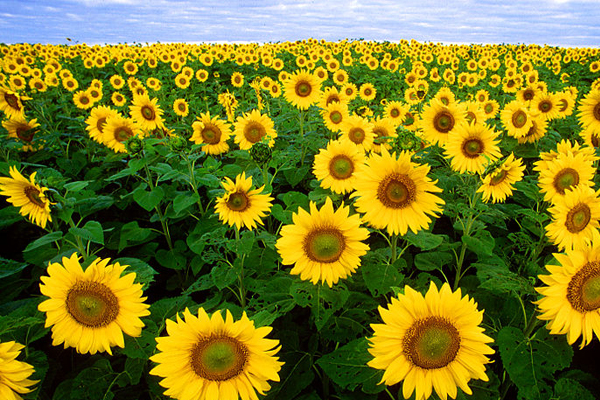
#> input picture 110-1 多媒體資訊/考古/作業/HW2_Vcolor/sflower.jpg, 600 x 400 px
$ python HW02.py   (older library calls are emulated)
#> lines starting #> are read from the running program, lines starting #| are printed output that depends on the picture
# -*- coding: utf-8 -*-
"""
Created on Mon Dec 23 14:31:30 2019

@author: user
"""
from scipy.ndimage.filters import convolve

# tqdm并非必需，但能为提供很美观的进度条，方便我们查看进度

import numpy as np
import cv2
from PIL import Image
from scipy.misc import imread

def calc_energy(img1):
    filter_du = np.array([
       [1.0, 2.0, 1.0],
		[0.0, 0.0, 0.0],
		[-1.0, -2.0, -1.0],
    ])
    # 这会将它从2D滤波转换为3D滤波器
    # 为每个通道：R，G，B复制相同的滤波器
    filter_du = np.stack([filter_du] * 3, axis=2)

    filter_dv = np.array([
        [1.0, 0.0, -1.0],
		[2.0, 0.0, -2.0],
		[1.0, 0.0, -1.0],
    ])
    # 这会将它从2D滤波转换为3D滤波器
    # 为每个通道：R，G，B复制相同的滤波器
    filter_dv = np.stack([filter_dv] *3, axis=2)

    img1 = img1.astype('float32')
    convolved = np.absolute(convolve(img1, filter_du)) + np.absolute(convolve(img1, filter_dv))

    # 我们将红，绿，蓝通道中的能量相加
    energy_map = convolved.sum(axis=2)
    return energy_map


img = cv2.imread('sflower.jpg')
#> img is the input picture: shape (400, 600, 3); mean B, G, R 36.6, 123.3, 124.4
# 根据jpg生成raw
img.tofile('sflower.raw')

type = img.dtype
width, height, channels = img.shape
#> width = 400; height = 600; channels = 3
print(type,width, height, channels)
#| uint8 400 600 3


imgData = np.fromfile('sflower.raw', dtype=type)


imgData = imgData.reshape(width, height, channels)

import matplotlib.pyplot as pyplot#cv2中的色彩排列是(b,g,r)，而matplotlib库中的排列方式是(r,g,b)
imgData_rgb=imgData[:,:,::-1]#修改色彩排列
pyplot.imshow(imgData_rgb)
pyplot.axis("off")
pyplot.savefig('sflower1.jpg',bbox_inches='tight',dpi=100,pad_inches=0.0)#将当前图像保存为一张jpg图像，放在.show后面会变成空图
pyplot.show()


gray = Image.open('sflower1.jpg').convert('I')
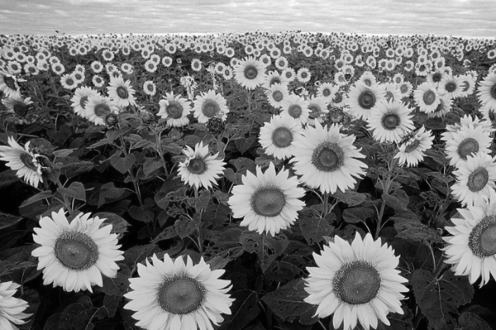
#> gray: PIL image 496x330 I; min 0, max 254, mean 113.3
pyplot.axis("off")
pyplot.imshow(gray, cmap="gray",)
pyplot.savefig('I-Channel.jpg',bbox_inches='tight',dpi=100,pad_inches=0.0)
pyplot.show()


energy1 = cv2.imread('I-Channel.jpg')
#> energy1: shape (330, 496, 3); min 0, max 255, mean 113.3
energy2 = calc_energy(energy1)
#> in calc_energy, `convolved = np.absolute(convolve(img1, filter_du)) + np.absolute(convo..`:
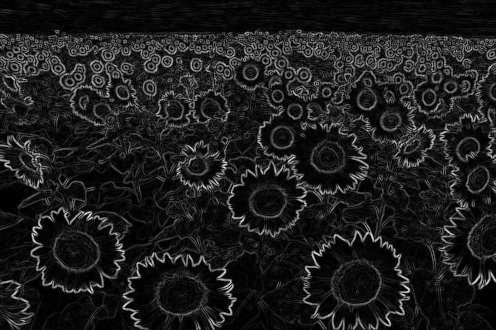
#> convolved: shape (330, 496, 3) float32; min 0, max 3702, mean 445.9; drawn with min black and max white

pyplot.axis("off")
pyplot.imshow(energy2)
pyplot.savefig('./Irfanview395/1/sflower3.jpg',bbox_inches='tight',dpi=100,pad_inches=0.0)
pyplot.show()


im = imread("./Irfanview395/1/sflower3.jpg")
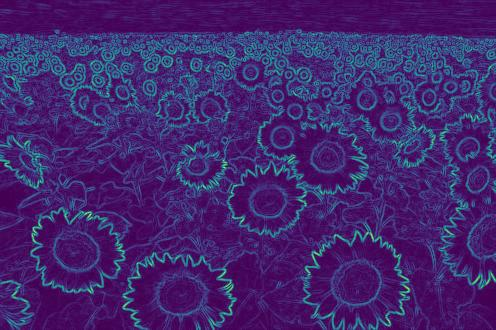
#> im: shape (330, 496, 3); mean R, G, B 66, 39.1, 111.1
gray1 = cv2.cvtColor(im, cv2.COLOR_BGR2GRAY)
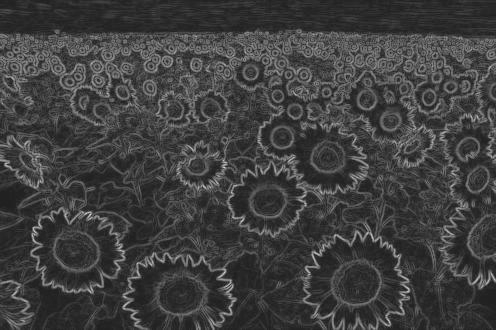
#> gray1: shape (330, 496); min 20, max 218, mean 63.7
#retval, im_at_fixed = cv2.threshold(gray1, 70, 255, cv2.THRESH_BINARY)
pyplot.axis("off")
pyplot.imshow(gray1, cmap = 'gray')
pyplot.savefig('energy_map.jpg',bbox_inches='tight',dpi=100,pad_inches=0.0)
pyplot.show()


im_gray = cv2.imread('energy_map.jpg')
#> im_gray: shape (330, 496, 3); min 1, max 255, mean 55.8
im_color = cv2.applyColorMap(im_gray, cv2.COLORMAP_HSV)
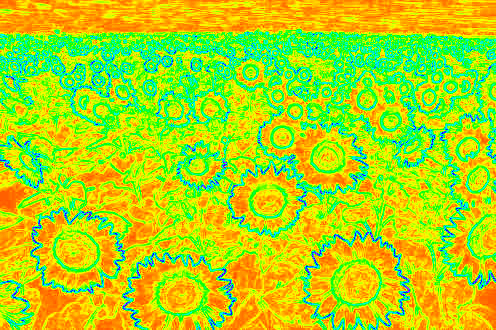
#> im_color: shape (330, 496, 3); mean B, G, R 26.1, 216, 170.8
pyplot.axis("off")
pyplot.imshow(im_color)
pyplot.savefig('Virtua_color.jpg',bbox_inches='tight',dpi=100,pad_inches=0.0)
#pyplot.savefig('sflower4.jpg',bbox_inches='tight',dpi=150,pad_inches=0.0)
pyplot.show()

$ run again, with 110-1 多媒體資訊/考古/作業/HW2_Vcolor/taipei.jpg copied over 110-1 多媒體資訊/考古/作業/HW2_Vcolor/sflower.jpg
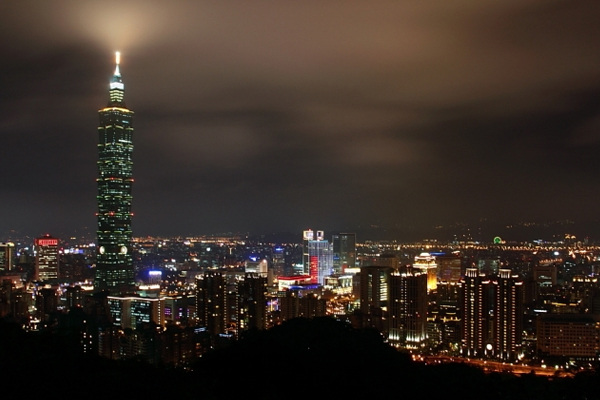
#> input picture 110-1 多媒體資訊/考古/作業/HW2_Vcolor/taipei.jpg, 600 x 400 px
#> img is the input picture: shape (400, 600, 3); mean B, G, R 38.6, 46, 56.9
#| uint8 400 600 3
#> `gray1 = cv2.cvtColor(im, cv2.COLOR_BGR2GRAY)`:
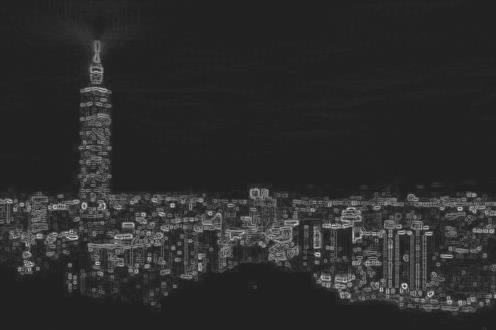
#> gray1: shape (330, 496); min 22, max 225, mean 44.5
#> `im_color = cv2.applyColorMap(im_gray, cv2.COLORMAP_HSV)`:
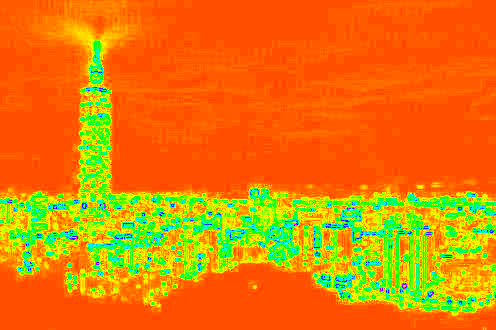
#> im_color: shape (330, 496, 3); mean B, G, R 8.6, 126.4, 226.5
